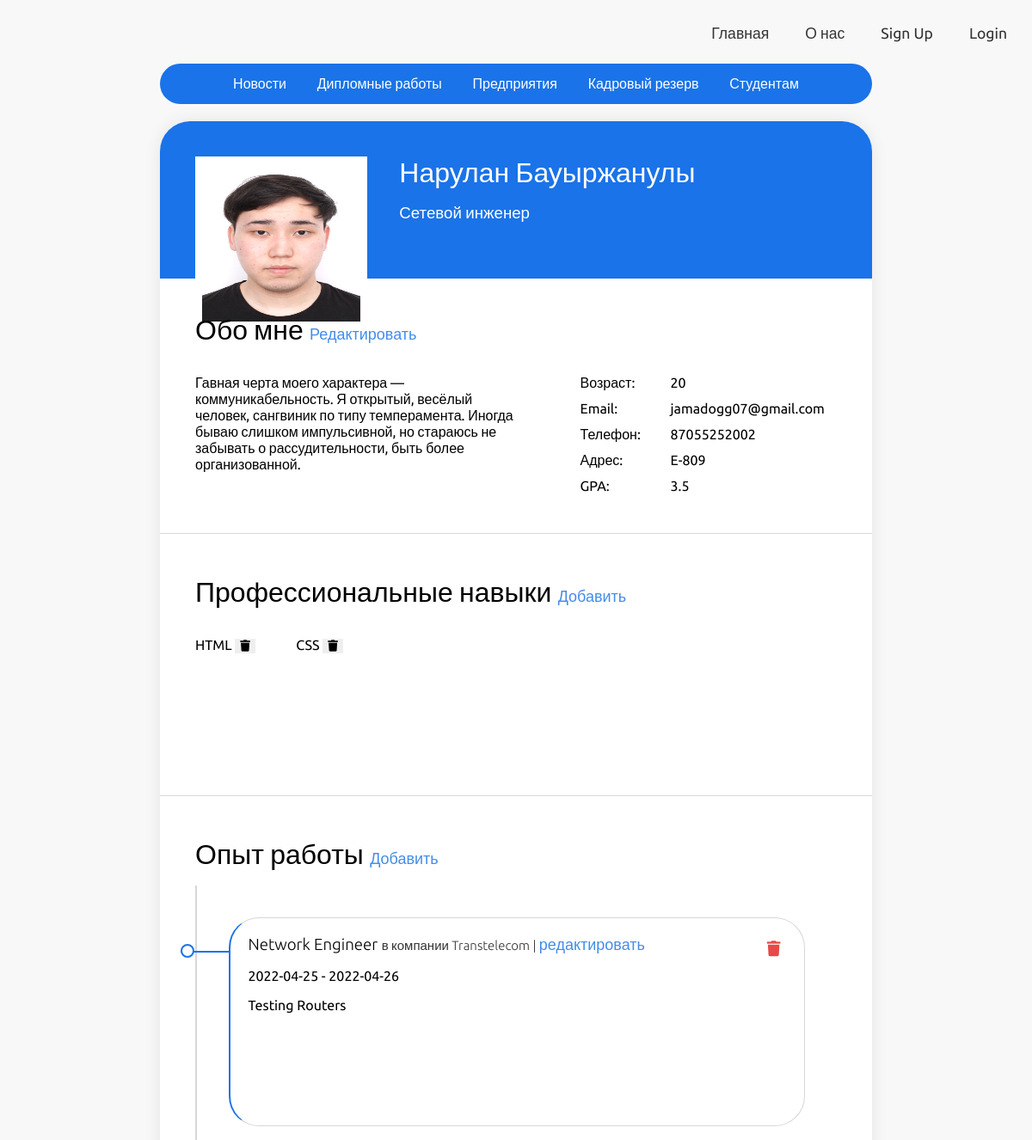
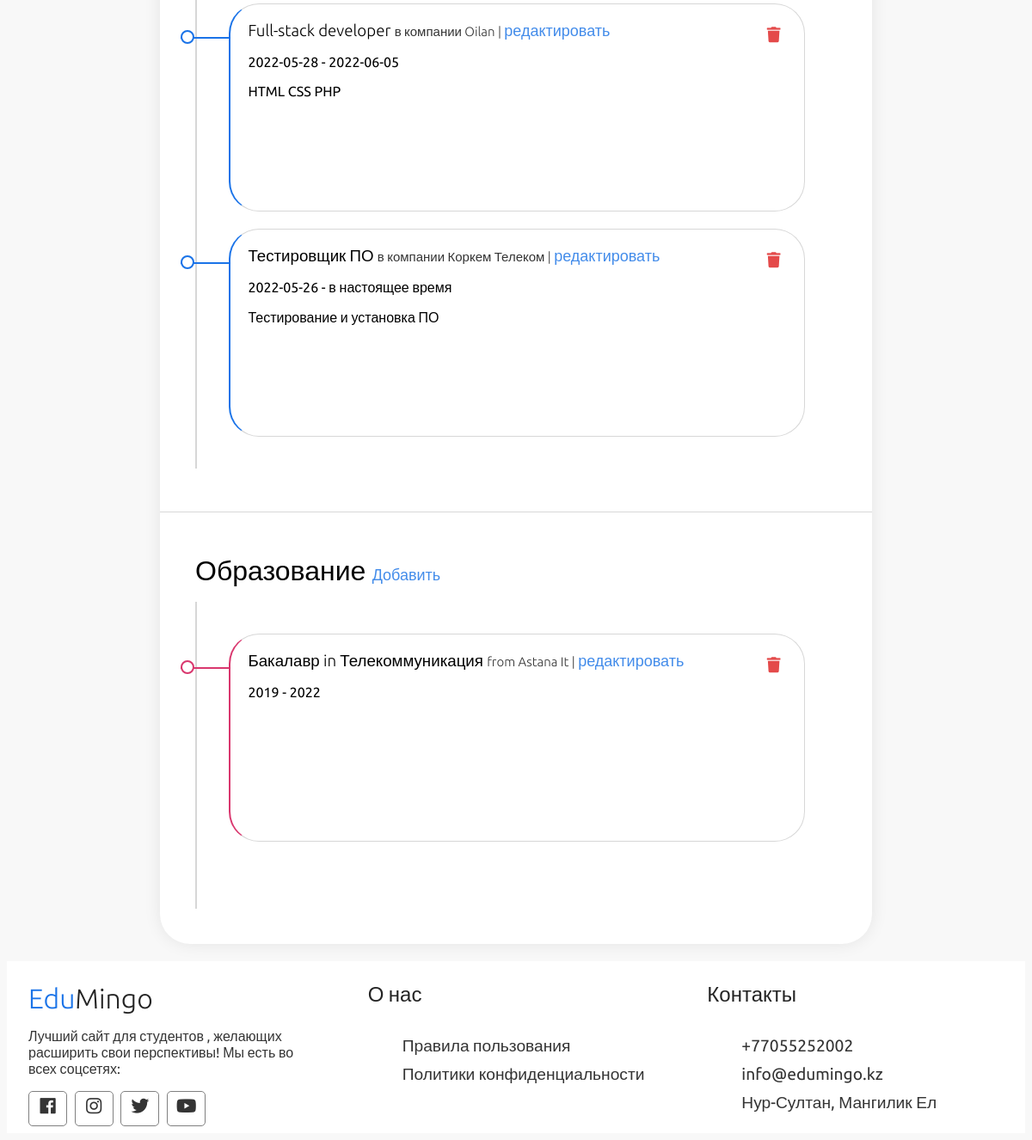
Screenshot of /profile.php?id=45 with the database file from the repository (2 pictures, top to bottom).
### tables this page shows
CREATE TABLE `users` (
  `id` int(11) NOT NULL,
  `admin` tinyint(4) NOT NULL,
  `username` varchar(255) NOT NULL,
  `email` varchar(255) NOT NULL,
  `name` varchar(32) NOT NULL,
  `lastname` varchar(32) NOT NULL,
  `password` varchar(255) NOT NULL,
  `age` int(11) DEFAULT NULL,
  `phone_number` text DEFAULT NULL,
  `address` text DEFAULT NULL,
  `gpa` float DEFAULT NULL,
  `about` text DEFAULT NULL,
  `avatar` varchar(255) NOT NULL,
  `created_at` timestamp NOT NULL DEFAULT current_timestamp(),
  `company` tinyint(4) NOT NULL,
  `student` tinyint(4) NOT NULL,
  `cname` varchar(255) DEFAULT NULL
);

CREATE TABLE `user_profile_skills` (
  `id` int(11) NOT NULL,
  `user_id` int(11) NOT NULL,
  `skill_name` text NOT NULL
);

CREATE TABLE `user_profile_work` (
  `id` int(11) NOT NULL,
  `user_id` int(11) NOT NULL,
  `work_name` text NOT NULL,
  `company_name` text NOT NULL,
  `work_starting_date` date NOT NULL,
  `work_ending_date` date DEFAULT NULL,
  `work_description` text NOT NULL
);

CREATE TABLE `user_profile_education` (
  `id` int(11) NOT NULL,
  `user_id` int(11) NOT NULL,
  `degree` text NOT NULL,
  `major` text NOT NULL,
  `university` text NOT NULL,
  `starting_year` int(11) NOT NULL,
  `ending_year` int(11) NOT NULL,
  `description` text NOT NULL
);

### app/database/db.php (called while the page is built, shortened)
<?php
require('connect.php');
function executeQuery($sql, $data)
{
    global $conn;
    $stmt = $conn->prepare($sql);
    $values = array_values($data);
    $types = str_repeat('s', count($values));
    $stmt->bind_param($types, ...$values);
    $stmt->execute();
    return $stmt;
}
function selectAll($table, $conditions = [])
{
    global $conn;
    $sql = "SELECT * FROM $table";
    if (empty($conditions)) {
        $stmt = $conn->prepare($sql);
        $stmt->execute();
        $records = $stmt->get_result()->fetch_all(MYSQLI_ASSOC);
        return $records;
    } else {
        $i = 0;
        foreach ($conditions as $key => $value) {
            if ($i === 0) {
                $sql = $sql . " WHERE $key=?";
            } else {
                $sql = $sql . " AND $key=?";
            }
            $i++;
        }
        $stmt = executeQuery($sql, $conditions);
        $records = $stmt->get_result()->fetch_all(MYSQLI_ASSOC);
        return $records;
    }
}
function selectOne($table, $conditions)
{
    $sql = "SELECT * FROM $table";
    $i = 0;
    foreach ($conditions as $key => $value) {
        if ($i === 0) {
            $sql = $sql . " WHERE $key=?";
        } else {
            $sql = $sql . " AND $key=?";
        }
        $i++;
    }
    $sql = $sql . " LIMIT 1";
    $stmt = executeQuery($sql, $conditions);
    $records = $stmt->get_result()->fetch_assoc();
    return $records;
}

### app/controllers/skills.php (called while the page is built, shortened)
<?php
include_once(ROOT_PATH . "/app/database/db.php");
$table = 'user_profile_skills';
$posts = selectAll($table);

### app/controllers/work_ex.php (called while the page is built, shortened)
<?php
include_once(ROOT_PATH . "/app/database/db.php");
$table = 'user_profile_work';
$posts = selectAll($table);

### app/controllers/education_ex.php (called while the page is built, shortened)
<?php
include_once(ROOT_PATH . "/app/database/db.php");
$table = 'user_profile_education';
$posts = selectAll($table);

### profile.php (the view, shortened to what this page needs)
<?php
include(ROOT_PATH . "/app/controllers/work_ex.php");
include(ROOT_PATH . "/app/controllers/education_ex.php");
include(ROOT_PATH . "/app/controllers/skills.php");
if (isset($_GET['id'])) {
  $user = selectOne('users', ['id' => $_GET['id']]);
  $user_skills = selectAll('user_profile_skills', ['user_id' => $user['id']]);
  $user_education = selectAll('user_profile_education', ['user_id' => $user['id']]);
  $user_work = selectAll('user_profile_work', ['user_id' => $user['id']]);
}
?>
<!DOCTYPE html>
<html lang="en">
  <head>
    <link rel="stylesheet" href="https://use.fontawesome.com/releases/v5.7.2/css/all.css">
    <link href="https://unpkg.com/aos@2.3.1/dist/aos.css" rel="stylesheet">
    <link rel="stylesheet" href="assets/css/style.css">
  </head>
  <body> <?php include(ROOT_PATH . "/app/includes/header.php"); ?> <?php include(ROOT_PATH . "/app/includes/messages.php"); ?> <?php include(ROOT_PATH . "/app/parsers/profileParser.php"); ?>
    <div class="main-content-wrapper">
      <div class="profile-wrapper">
        <div class="profile-header">
          <div class="profile-header-grid">
            <img src="
														<?php echo BASE_URL . '/assets/images/bolat.jpg' ?>">
            <div class="profile-header-grid-name">
              <h1 class=" aos " data-aos="fade-left" data-aos-delay="0">
                <span> <?php echo $user['name']; ?> </span>
                <span> <?php echo $user['lastname']; ?> </span>
              </h1>
              <h3 class=" aos " data-aos="fade-left" data-aos-delay="50">Сетевой инженер</h3>
            </div>
          </div>
        </div>
        <div class="profile-aboutme aos aos--first" data-aos="fade-up" data-aos-delay="0">
          <div class="profile-section-header">
            <h1>
              <span>Обо мне</span>
              <span class="pfp-edit">
                <a href="?id=
																	<?php echo $user['id'] . '&editing=1'; ?>">Редактировать </a>
              </span>
            </h1>
          </div>
          <div class="profile-aboutme-desc">
            <div>
              <p> <?php echo $user['about']; ?> </p>
            </div>
            <div> <?php
           if($_GET['editing'] == 1){
            echo '
															<form class="form-div" action="#" method="post">
																<div class = "profile-aboutme-row">
																	<p>Возраст:</p>
																	<p>
																		<input name="age" value="'.$user["age"].'">
																		</p>
																	</div>
																	<div class = "profile-aboutme-row">
																		<p>Email:</p>
																		<p>
																			<input name="email" value="'.$user["email"].'">
																			</p>
																		</div>
																		<div class = "profile-aboutme-row">
																			<p>Телефон:</p>
																			<p>
																				<input name="phone_number" value="'.$user["phone_number"].'">
																				</p>
																			</div>
																			<div class = "profile-aboutme-row">
																				<p>Адрес:</p>
																				<p>
																					<input name="address" value="'.$user["address"].'">
																					</p>
																				</div>
																				<div class = "profile-aboutme-row">
																					<p>GPA:</p>
																					<p>
																						<input name="gpa" value="'.$user["gpa"].'">
																						</p>
																					</div>
																					<div class = "profile-aboutme-row">
																						<p>About:</p>
																						<p>
																							<input name="about" value="'.$user["about"].'">
																							</p>
																						</div>
																						<input name="id" value="'.$user["id"].'&editing=0" hidden>
																							<button name="update_user">Сохранить</button>
																						</form>
            ';
           }else{
            echo '
																						<div class = "profile-aboutme-row">
																							<p>Возраст:</p>
																							<p>'.$user["age"].'</p>
																						</div>
																						<div class = "profile-aboutme-row">
																							<p>Email:</p>
																							<p>'.$user["email"].'</p>
																						</div>
																						<div class = "profile-aboutme-row">
																							<p>Телефон:</p>
																							<p>'.$user["phone_number"].'</p>
																						</div>
																						<div class = "profile-aboutme-row">
																							<p>Адрес:</p>
																							<p>'.$user["address"].'</p>
																						</div>
																						<div class = "profile-aboutme-row">
																							<p>GPA:</p>
																							<p>'.$user["gpa"].'</p>
																						</div>
            ';
           }
           ?> </div>
          </div>
        </div>
        <hr>
        <div class="profile-qualifications aos " data-aos="fade-up" data-aos-offset="200" data-aos-delay="0" data-aos-once="true">
          <div class="profile-sections-header">
            <h1>
              <span> Профессиональные навыки </span>
              <span class="pfp-edit">
                <a href="./editprofile/create_skills.php">Добавить</a>
              </span>
            </h1>
          </div>
          <div class="skill-grid"> <?php  foreach ($user_skills as $item):  ?>
            <div>
            <p>
              <span style=""> <?php echo $item['skill_name'] ?> </span>
              <span>
                <button type='submit' class='delete-btn-skill'><i class="fa fa-trash"></i></button>
              </span>
            </p>
          </div>
            <?php endforeach; ?> </div>
        </div>
        <hr>
        <div class="profile-timeline aos " data-aos="fade-up" data-aos-offset="200" data-aos-delay="0" data-aos-once="true">
          <div class="profile-sections-header">
            <h1>
              <span>Опыт работы</span>
              <span class="pfp-edit">
                <a href="./editprofile/create_work_experience.php?user_id=
																										<?php echo $user['id'] ?>">Добавить </a>
              </span>
            </h1>
          </div>
          <div class="profile-timeline-grid"> <?php
            foreach($user_work as $item){
                echo
              "
																							<div class='timeline-card'>
																								<form class='form-div' action='#' method='get'>
																									<h3>
																										<span>".$item['work_name']."</span>
																										<span class='timeline-company'>в компании ". $item['company_name'] . ' | ' ."</span>
																										<span>
																											<button type='submit' class='delete-btn'>
																												<i class='fa fa-trash' ></i>
																											</button>
																										</span>
																										<span>
																											<a href='./editprofile/edit_work_experience.php?id=".$item['id']."'> редактировать
																											</i>
																										</a>
																									</span>
																								</h3>
																								<p>".$item['work_starting_date']." - ". ($item['work_ending_date'] == '0000-00-00' || $item['work_ending_date'] == NULL ? ' в настоящее время' : $item['work_ending_date']) ."</p>
																								<p>". $item['work_description']."</p>
																								<div style='display: flex'>
																									<input type ='text' name = 'delete_work_id' value = '".$item['id']."' hidden>
																										<input type ='text' name = 'current_id' value = '".$user['id']."' hidden>
																										</form>
																									</div>
																								</div>
              ";
              }
          ?> </div>
        <hr>
        <div class="profile-timeline " data-aos="fade-up" data-aos-offset="200" data-aos-delay="0" data-aos-once="true">
          <div class="profile-sections-header">
            <h1>
              <span> Образование </span>
              <span class="pfp-edit">
                <a href="./editprofile/create_education_experience.php">Добавить</a>
              </span>
            </h1>
          </div>
          <div class="profile-timeline-grid"> <?php
            foreach($user_education as $item){
              echo
              "
																									<div class='timeline-card-2'>
																										<form class='form-div' action='#' method='get'>
																											<h3>
																												<span>".$item['degree']." in ". $item['major'] ."</span>
																												<span class='timeline-company'>from ". $item['university'] . ' | ' ."</span>
																												<span>
																													<button type='submit' class='delete-btn'>
																														<i class='fa fa-trash' ></i>
																													</button>
																												</span>
																												<span>
																													<a href='./editprofile/edit_education_experience.php?id=".$item['id']."'> редактировать
																													</i>
																												</a>
																											</span>
																										</h3>
																										<p>".$item['starting_year']." - ". $item['ending_year'] ."</p>
																										<p>". $item['description']."</p>
																										<div style='display: flex'>
																											<input type ='text' name = 'delete_education_id' value = '".$item['id']."' hidden>
																												<input type ='text' name = 'current_id' value = '".$user['id']."' hidden>
																												</form>
																											</div>
																										</div>
              ";
            }
          ?> </div>
     <?php include(ROOT_PATH . "/app/includes/footer.php"); ?>
  </body>
</html>

### rows the page displays
users: name "Нарулан", lastname "Бауыржанулы", about "Гавная черта моего характера — коммуникабельность. Я открытый, весёлый человек, сангвиник по типу темперамента. Иногда бываю слишком импульсивной, но стараюсь не забывать о рассудительности, быть более организованной.", age "20", email "jamadogg07@gmail.com", phone_number "87055252002", address "E-809", gpa "3.5"
user_profile_skills: skill_name "HTML"
user_profile_skills: skill_name "CSS"
user_profile_work: work_name "Network Engineer", company_name "Transtelecom", work_starting_date "2022-04-25", work_ending_date "2022-04-26", work_description "Testing Routers"
user_profile_work: work_name "Full-stack developer", company_name "Oilan", work_starting_date "2022-05-28", work_ending_date "2022-06-05", work_description "HTML CSS PHP"
user_profile_work: work_name "Тестировщик ПО", company_name "Коркем Телеком", work_starting_date "2022-05-26", work_ending_date "в настоящее время", work_description "Тестирование и установка ПО"
user_profile_education: degree "Бакалавр", major "Телекоммуникация", university "Astana It", starting_year "2019", ending_year "2022"
